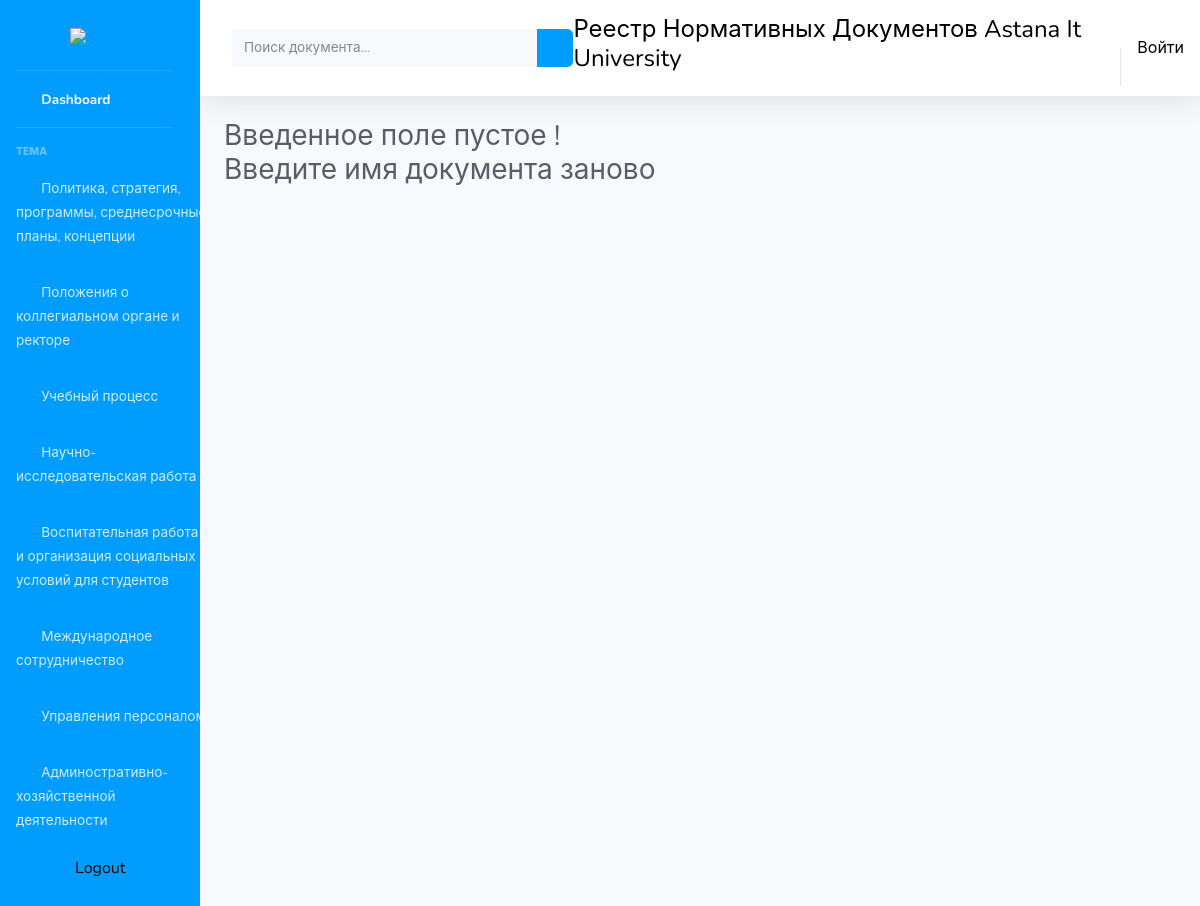
The app's page /results/ with its own data.
### diploma/models.py (models this page shows)
class Category(models.Model):
    name = models.CharField(max_length=280)
    def __str__(self):
        return self.name

### diploma/views.py (the view)
# urls.py: path('results/', views.results, name='results'),
def results(request):
    category_list = Category.objects.all()
    context = {'category_list': category_list}
    if request.method == 'POST':
        searched = request.POST.get('searched')
        files = files_doc.objects.filter(topic__contains = searched)
        context = { 'searched': searched, 'files': files, 'category_list': category_list}
        return render(request, 'diploma/results_page.html', context)
    else :
        return render(request, 'diploma/results_page.html', context)

### diploma/templates/diploma/results_page.html
{% extends 'diploma/index.html' %}
{% block content %}
<div class="container-fluid">
    {% if searched %}
    <div class="d-sm-flex align-items-center justify-content-between mb-4">
        <h1 class="h3 mb-0 text-gray-800">Результаты поиска по документу <b style="color: rgb(0, 34, 255);" >{{searched}}</b>:</h1>
    </div>
    <div class="container mt-4">
        <h2>Документы
            {% if request.user.is_staff %}
            <a class="btn btn-primary btn-sm" href="{% url 'uploadfile' %}">Загрузить документ</a>
            {% endif %}
        </h2>
        <table class="table table-striped col-xl-12">
            <thead>
                <tr>
                  <th>Тема</th>
                  <th>Дата загрузки</th>
                  <th>Дата обновления</th>
                  <th>Категория</th>
                  <th>Архив</th>
                  <th>Download</th>
                </tr>
              </thead>
              <tbody>
                  {% for file in files %}
                <tr>
                  <td>
                    {{file.topic}}
                  </td>
                  <td>
                    {{file.time_create.day}}.{{file.time_create.month}}.{{file.time_create.year}}
                  </td>
                  <td>
                    {{file.time_update}}
                  </td>
                  <td>
                    <a href="{% url 'category' file.category %}" class="btn btn-secondary btn-sm">{{file.category}}</a>
                  </td>
                  <td>
                    <a href="{% url 'history' file.topic %}" class="btn btn-secondary btn-sm">История изменений</a>
                  </td>
                  <td>
                    <a href="{{ file.file.url }}" class="btn btn-primary btn-sm" target="_blank"> Скачать Документ </a>
                  </td>
                  {% if request.user.is_staff %}
                  <td>
                    <form method="POST" action="{% url 'update' file.id %}">
                        {% csrf_token %}
                        <button type="submit" class="btn btn-success btn-sm">Обновить</button>
                    </form>
                  </td>
                  <td>
                    <form method="POST" action="{% url 'delete_file' file.pk %}">
                        {% csrf_token %}
                        <button type="submit" class="btn btn-danger btn-sm">Удалить</button>
                    </form>
                  </td>
                  {% endif %}
                </tr>
                {% endfor %}
              </tbody>
        </table>
    </div>
    {% else %}
    <div class="d-sm-flex align-items-center justify-content-between mb-4">
        <h1 class="h3 mb-0 text-gray-800"> Введенное поле пустое ! <p>Введите имя документа заново</p></h1>
    </div>
    {% endif %}
</div>
{% endblock %}

### diploma/templates/diploma/index.html (shortened to what this page needs)
<!DOCTYPE html>
<html lang="en">
<head>
{% load static %}
    <link href="{% static '/fontawesome-free/css/all.min.css' %}" rel="stylesheet" type="text/css">
    <link href="{% static '/css/sb-admin-2.css' %}" rel="stylesheet">
</head>
<body id="page-top">
    <div id="wrapper">
        <ul class=" col-xl-2 col-md-2 col-sm-2 mb-5  navbar-nav bg-gradient-primary sidebar sidebar-dark accordion" id="accordionSidebar">
            <a class="sidebar-brand d-flex align-items-center justify-content-center" href="{% url 'home' %}">
                <div class=" sidebar-brand-icon">
                    <img src="{% static '/images/aitu-logo.png '%}"style="width: 140px;">
                </div>
            </a>
            <hr class="sidebar-divider my-0">
            <li class="nav-item active">
                <a class="nav-link" href="{% url 'home'%}">
                    <i class="fas fa-fw fa-tachometer-alt"></i>
                    <span>Dashboard</span></a>
            </li>
            <hr class="sidebar-divider">
            <div class="sidebar-heading">
                Тема
            </div>
            {% for list in category_list %}
            <li class="nav-item">
                <a class="nav-link" href="{% url 'category' list %}">
                    <i class="fas fa-fw fa-chart-area"></i>
                    <span>{{list.name}}</span></a>
            </li>
            {% endfor %}
            <div class="text-center d-none d-md-inline">
                <a class="nav-link" href="{% url 'logout' %}"><i class="fas fa-sign-out-alt "></i>Logout</a>
            </div>
        </ul>
        <div id="content-wrapper" class="d-flex flex-column">
            <div  id="content">
                <nav class="navbar navbar-expand navbar-light bg-white topbar mb-4 static-top shadow py-5">
                    <form class="d-none d-sm-inline-block form-inline mr-auto ml-md-3 my-2 my-md-0 mw-100 navbar-search" method="POST" action="{% url 'results' %}">
                      <div class="input-group">
                            <input type="text" class="form-control bg-light border-0 small" placeholder="Поиск документа..." name="searched" aria-label="Search" aria-describedby="basic-addon2">
                            <div class="input-group-append">
                                <button class="btn btn-primary" type="submit">
                                    <i class="fas fa-search fa-sm"></i>
                                </button>
                            </div>
                        </div>
                    </form>
                    <h4>Реестр Нормативных Документов Astana It University</h4>
                        {% if request.user.is_anonymous %}
                            <a style="color: black;" href="{% url 'login' %}" role="button"> Войти</a>
                                    {% endif %}
                </nav>
                {% block content %}{% endblock %}
        </div>
        </div>
    </div>
</body>
</html>

### records on screen
Category: name "Политика, стратегия, программы, среднесрочные планы, концепции"
Category: name "Положения о коллегиальном органе и ректоре"
Category: name "Учебный процесс"
Category: name "Научно-исследовательская работа"
Category: name "Воспитательная работа и организация социальных условий для студентов"
Category: name "Международное сотрудничество"
Category: name "Управления персоналом"
Category: name "Админостративно-хозяйственной деятельности"
